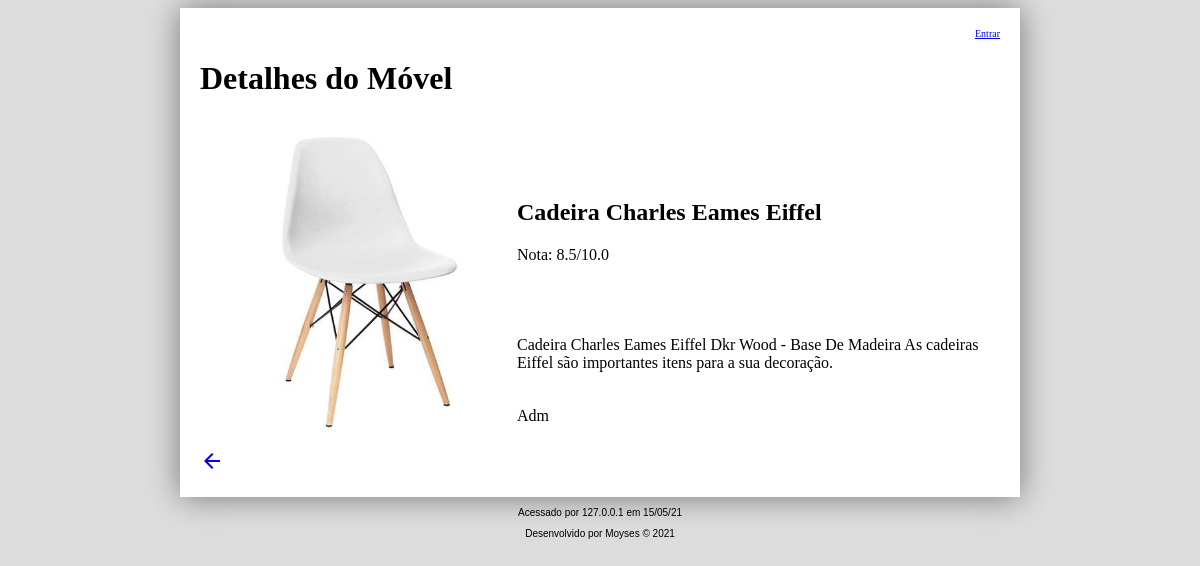
The page /detalhes.php?cod=2 on the database its author committed.
### tables this page shows
CREATE TABLE `moveis` (
  `cod` int(11) NOT NULL,
  `nome` varchar(40) NOT NULL,
  `genero` int(11) NOT NULL,
  `distribuidora` int(11) NOT NULL,
  `descricao` text NOT NULL,
  `nota` decimal(4,2) NOT NULL,
  `capa` varchar(40) DEFAULT NULL
);

### detalhes.php (the view, shortened to what this page needs)
<!DOCTYPE html>
<html lang="pt-br">
<head>
<link rel="stylesheet" href="css/style.css"/>
</head>
<body>
<?php
require_once "includes/banco.php";
require_once "includes/funcoes.php";
?>
<div id="corpo">
<?php include_once "includes/topo.php";
$c = $_GET['cod'] ?? 0;
$busca = $banco->query("select * from moveis where cod='$c'");
?>
<h1>Detalhes do Móvel</h1>
<table class='detalhes'>
<?php
if (!$busca) {
	echo "<tr><td>Busca falhou! banco->error";
} else {
	if ($busca->num_rows == 1) {
		$reg = $busca->fetch_object();
		$t = thumb ($reg->capa);
		echo "<tr><td rowspan='3'><img src='$t' class='full'/>";
		echo "<td><h2>$reg->nome</h2>";
		echo "Nota: " . number_format($reg->nota, 1) . "/10.0";
		echo "<tr><td>$reg->descricao";
		echo "<tr><td>Adm";
	} else {
		echo "<tr><td>Nenhum registro encontrado";
	}
}
?>
</table>
<?php echo voltar() ?>
</div>
<?php include_once "includes/rodape.php"; ?>
</body>
</html>

### css/style.css (style rules this page uses)
body { background-color: #ddd; font-family: Tahoma; }
div#corpo { width: 800px; margin: auto; padding: 20px; background-color: #fff; box-shadow: 0px 0px 30px #777; }
table.detalhes { width: 100%; }
table.detalhes { padding: 10px; vertical-align: top; }
img.full { height: 300px; }

### rows shown on the page
moveis: capa (picture), nome "Cadeira Charles Eames Eiffel", nota "8.5", descricao "Cadeira Charles Eames Eiffel Dkr Wood - Base De Madeira As cadeiras Eiffel são importantes itens para a sua decoração."

### other values the page prints
$_SERVER['REMOTE_ADDR'] "127.0.0.1"
